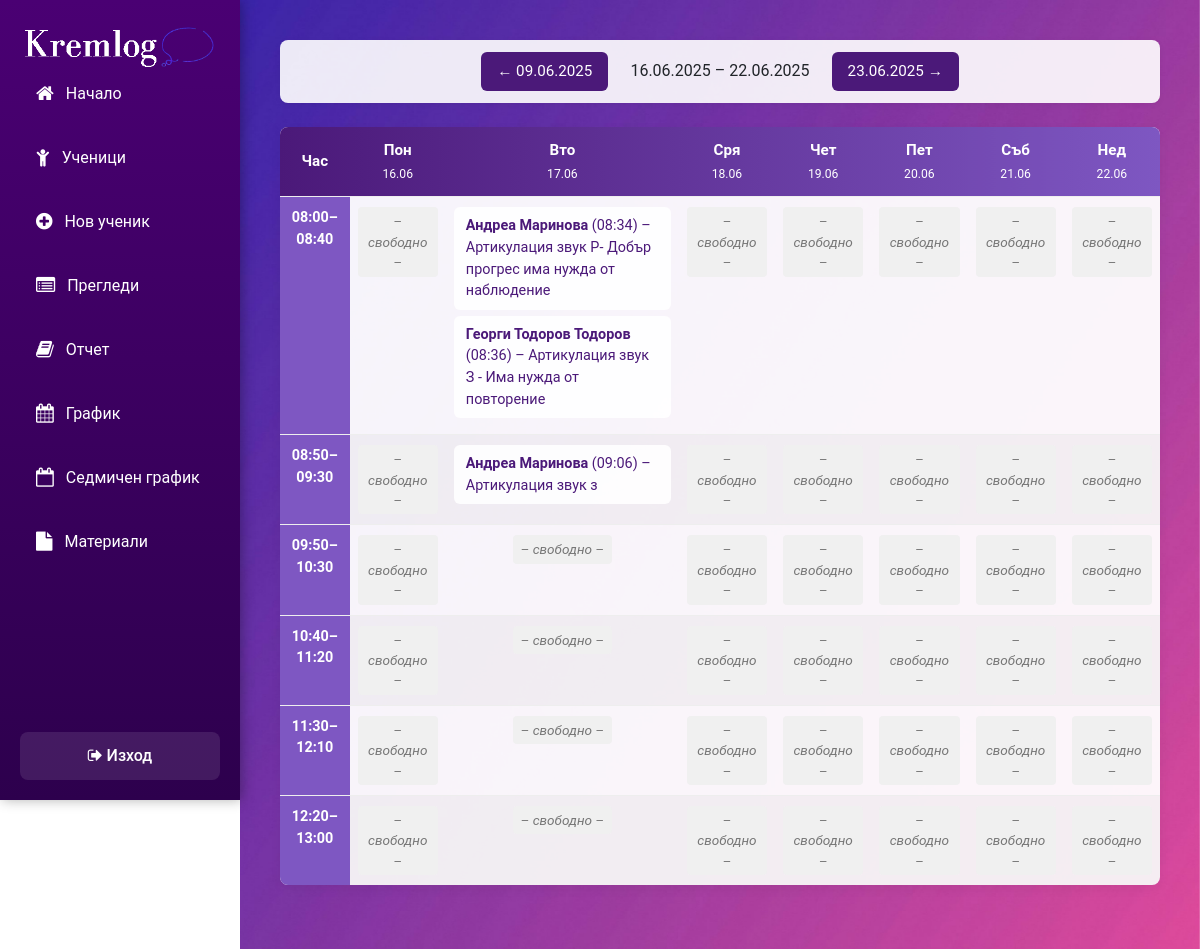
The page /logoped/weekly_schedule.php (signed in) on the database its author committed.
### tables this page shows
CREATE TABLE `examinations` (
  `id` int(10) UNSIGNED NOT NULL,
  `logoped_id` int(10) UNSIGNED NOT NULL,
  `student_id` int(10) UNSIGNED NOT NULL,
  `topic` varchar(255) NOT NULL,
  `exam_date` datetime NOT NULL,
  `notes` text DEFAULT NULL,
  `created_at` timestamp NOT NULL DEFAULT current_timestamp()
);

CREATE TABLE `students` (
  `id` int(10) UNSIGNED NOT NULL,
  `name` varchar(100) NOT NULL,
  `address` varchar(255) NOT NULL,
  `parent_name` varchar(100) NOT NULL,
  `parent_phone` varchar(20) NOT NULL,
  `profile_image` varchar(255) DEFAULT NULL,
  `doc1` varchar(255) DEFAULT NULL,
  `doc2` varchar(255) DEFAULT NULL,
  `class_id` int(10) UNSIGNED NOT NULL,
  `created_at` timestamp NOT NULL DEFAULT current_timestamp()
);

### logoped/weekly_schedule.php (the view, shortened to what this page needs)
<?php
include('../includes/dbconnection.php');
$slots = [
  1 => ['08:00','08:40'],
  2 => ['08:50','09:30'],
  3 => ['09:50','10:30'],
  4 => ['10:40','11:20'],
  5 => ['11:30','12:10'],
  6 => ['12:20','13:00'],
];
if (!empty($_GET['start']) && preg_match('/^\d{4}-\d{2}-\d{2}$/',$_GET['start'])) {
    $monday = $_GET['start'];
} else {
    $monday = date('Y-m-d', strtotime('monday this week'));
}
$prevWeek = date('Y-m-d', strtotime("$monday -7 days"));
$nextWeek = date('Y-m-d', strtotime("$monday +7 days"));
$days = [];
for ($i = 0; $i < 7; $i++) {
    $days[$i] = date('Y-m-d', strtotime("$monday +{$i} days"));
}
$stmt = $dbh->prepare("
  SELECT
    e.exam_date,
    e.topic,
    e.student_id,         -- <--- добавяме го
    s.name AS student_name
  FROM examinations e
  JOIN students s ON s.id = e.student_id
  WHERE e.logoped_id = :lid
    AND DATE(e.exam_date) BETWEEN :start AND :end
");
$stmt->execute([
    ':lid'   => $_SESSION['user_id'],
    ':start' => $days[0],
    ':end'   => $days[6],
]);
$all = $stmt->fetchAll(PDO::FETCH_ASSOC);
$weekSchedule = [];
foreach ($days as $di => $day) {
    foreach ($slots as $si => $_) {
        $weekSchedule[$di][$si] = [];
    }
}
foreach ($all as $e) {
    $dayIndex = array_search(date('Y-m-d', strtotime($e['exam_date'])), $days);
    $time = date('H:i', strtotime($e['exam_date']));
    foreach ($slots as $si => list($start,$end)) {
        if ($time >= $start && $time <= $end) {
            $weekSchedule[$dayIndex][$si][] = $e;
            break;
        }
    }
}
?>
<!DOCTYPE html>
<html lang="bg">
<head>
  <link rel="stylesheet" href="../css/bootstrap.min.css">
  <link rel="stylesheet" href="../css/style.css">
  <link rel="stylesheet" href="https://cdnjs.cloudflare.com/ajax/libs/font-awesome/4.7.0/css/font-awesome.min.css">
</head>
<body>
  <div id="dash-container">
    <?php include __DIR__.'/sidebar.php'; ?>
    <main class="dash-content">
      <section class="ws-nav">
        <form method="GET" style="display:inline;">
          <button type="submit">&larr; <?= date('d.m.Y',strtotime($prevWeek)) ?></button>
        </form>
        <span class="ws-week-label">
          <?= date('d.m.Y',strtotime($days[0])) ?> – <?= date('d.m.Y',strtotime($days[6])) ?>
        </span>
        <form method="GET" style="display:inline;">
          <button type="submit"><?= date('d.m.Y',strtotime($nextWeek)) ?> &rarr;</button>
        </form>
      </section>
      <table class="ws-table">
        <thead>
          <tr>
            <th>Час</th>
            <?php foreach ($days as $day): ?>
              <th><?= mb_substr(['Понеделник','Вторник','Сряда','Четвъртък','Петък','Събота','Неделя'][array_search($day,$days)],0,3) ?>
                <br><small><?= date('d.m',strtotime($day)) ?></small>
              </th>
            <?php endforeach; ?>
          </tr>
        </thead>
        <tbody>
          <?php foreach ($slots as $si => list($start,$end)): ?>
            <tr>
              <td class="ws-timeslot"><?= $start ?>–<?= $end ?></td>
              <?php foreach ($days as $di => $_): ?>
                <td class="ws-cell">
                  <?php if ($weekSchedule[$di][$si]): ?>
                    <ul class="ws-list">
                    <?php foreach ($weekSchedule[$di][$si] as $e): ?>
  <li class="ws-list__item">
    <a href="./report_details.php?id=<?= $e['student_id'] ?>"
       class="ws-list__link">
      <strong><?= htmlspecialchars($e['student_name']) ?></strong>
      (<?= date('H:i', strtotime($e['exam_date'])) ?>)
      – <?= htmlspecialchars($e['topic'] ?: '(без тема)') ?>
    </a>
  </li>
<?php endforeach; ?>
                    </ul>
                  <?php else: ?>
                    <span class="ws-free">– свободно –</span>
                  <?php endif; ?>
                </td>
              <?php endforeach; ?>
            </tr>
          <?php endforeach; ?>
        </tbody>
      </table>
    </main>
  </div>
</body>
</html>

### rows shown on the page
examinations: student.name "Андреа Маринова", exam_date "08:34", topic "Артикулация звук Р- Добър прогрес има нужда от наблюдение"
examinations: student.name "Георги Тодоров Тодоров", exam_date "08:36", topic "Артикулация звук З - Има нужда от повторение"
examinations: student.name "Андреа Маринова", exam_date "09:06", topic "Артикулация звук з"

### other values the page prints
date('d.m.Y',strtotime($prevWeek)) "09.06.2025"
date('d.m.Y',strtotime($days[0])) "16.06.2025"
date('d.m.Y',strtotime($days[6])) "22.06.2025"
date('d.m.Y',strtotime($nextWeek)) "23.06.2025"
date('d.m',strtotime($day)) "16.06"
date('d.m',strtotime($day)) "17.06"
date('d.m',strtotime($day)) "18.06"
date('d.m',strtotime($day)) "19.06"
date('d.m',strtotime($day)) "20.06"
date('d.m',strtotime($day)) "21.06"
date('d.m',strtotime($day)) "22.06"
$start "08:00"
$end "08:40"
$start "08:50"
$end "09:30"
